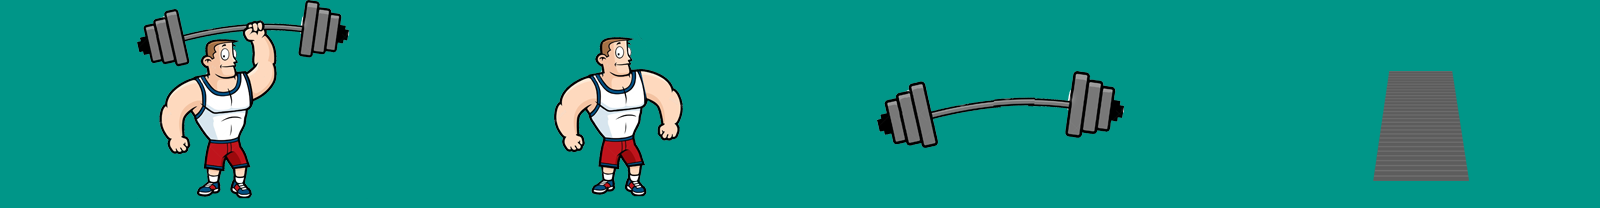

The image is a tile-based game level rendered from a .tmx file. Its description and source (layers, tilesets, objects; grid data summarised) follow:
An orthogonal 100x13 tile map with 16x16 px tiles, 1 tile layer (Camada de Tiles 1).

<map version="1.0" orientation="orthogonal" renderorder="right-down" width="100" height="13" tilewidth="16" tileheight="16" nextobjectid="1">
 <tileset firstgid="1" name="back3" tilewidth="16" tileheight="16" tilecount="1300" columns="100">
  <image source="back3.png" width="1600" height="208" />
 </tileset>
 <layer name="Camada de Tiles 1" width="100" height="13">
  <data>[1300 cells, 1300 non-empty, 1300 distinct tile ids]</data>
 </layer>
</map>
